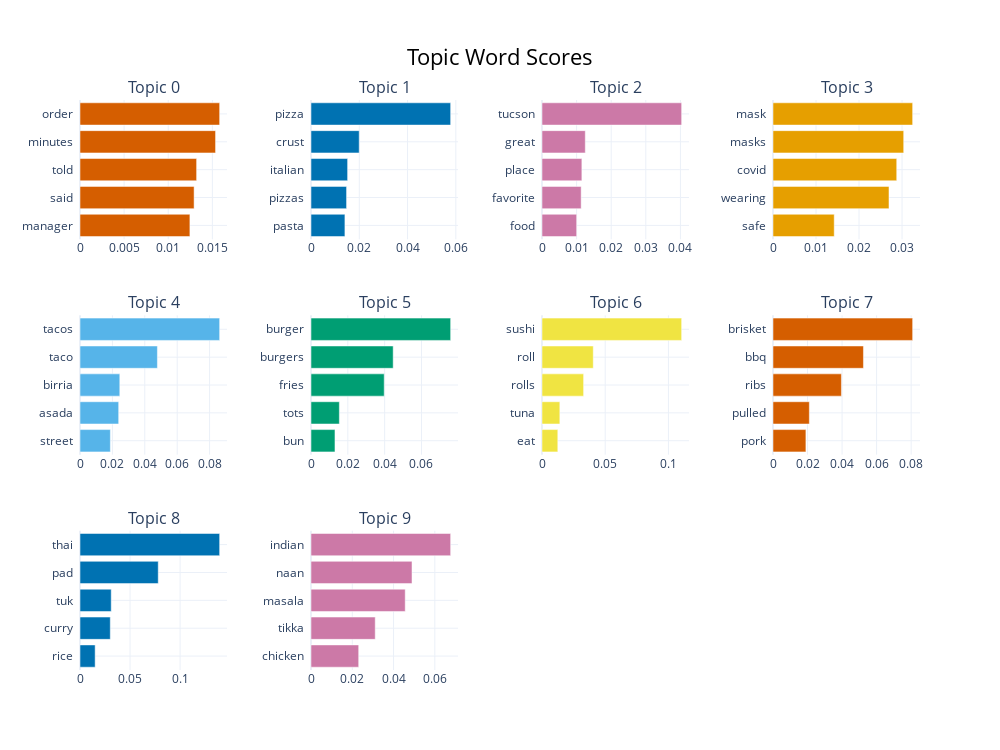

The cell this chart's notebook holds for it:
### Code cell
# Cell 4  - Visualize the most relevant words for the top 10 topics
#Now that the BERTopic model has been successfully trained, let's visualize the most relevant words for the top 10 topics.

# Generate the barchart visualization for the top 10 topics
fig = topic_model.visualize_barchart(top_n_topics=10)
fig.show()

### Figure 1 — Plotly figure (JSON) as saved in the notebook; plotly's stock layout.template omitted (floating-point values rounded to 4 significant figures)
{"data": [{"marker": {"color": "#D55E00"}, "orientation": "h", "type": "bar", "x": [0.01246, 0.01293, 0.01322, 0.01536, 0.01583], "xaxis": "x", "y": ["manager  ", "said  ", "told  ", "minutes  ", "order  "], "yaxis": "y"}, {"marker": {"color": "#0072B2"}, "orientation": "h", "type": "bar", "x": [0.01405, 0.01473, 0.01517, 0.01997, 0.05786], "xaxis": "x2", "y": ["pasta  ", "pizzas  ", "italian  ", "crust  ", "pizza  "], "yaxis": "y2"}, {"marker": {"color": "#CC79A7"}, "orientation": "h", "type": "bar", "x": [0.01002, 0.01132, 0.01152, 0.01251, 0.04036], "xaxis": "x3", "y": ["food  ", "favorite  ", "place  ", "great  ", "tucson  "], "yaxis": "y3"}, {"marker": {"color": "#E69F00"}, "orientation": "h", "type": "bar", "x": [0.01423, 0.02697, 0.02876, 0.03039, 0.03247], "xaxis": "x4", "y": ["safe  ", "wearing  ", "covid  ", "masks  ", "mask  "], "yaxis": "y4"}, {"marker": {"color": "#56B4E9"}, "orientation": "h", "type": "bar", "x": [0.01874, 0.02388, 0.02457, 0.04778, 0.08622], "xaxis": "x5", "y": ["street  ", "asada  ", "birria  ", "taco  ", "tacos  "], "yaxis": "y5"}, {"marker": {"color": "#009E73"}, "orientation": "h", "type": "bar", "x": [0.01302, 0.0154, 0.03976, 0.04463, 0.07584], "xaxis": "x6", "y": ["bun  ", "tots  ", "fries  ", "burgers  ", "burger  "], "yaxis": "y6"}, {"marker": {"color": "#F0E442"}, "orientation": "h", "type": "bar", "x": [0.0125, 0.01411, 0.03291, 0.04056, 0.1105], "xaxis": "x7", "y": ["eat  ", "tuna  ", "rolls  ", "roll  ", "sushi  "], "yaxis": "y7"}, {"marker": {"color": "#D55E00"}, "orientation": "h", "type": "bar", "x": [0.01906, 0.02105, 0.03962, 0.05238, 0.08088], "xaxis": "x8", "y": ["pork  ", "pulled  ", "ribs  ", "bbq  ", "brisket  "], "yaxis": "y8"}, {"marker": {"color": "#0072B2"}, "orientation": "h", "type": "bar", "x": [0.01514, 0.03027, 0.0312, 0.07818, 0.1395], "xaxis": "x9", "y": ["rice  ", "curry  ", "tuk  ", "pad  ", "thai  "], "yaxis": "y9"}, {"marker": {"color": "#CC79A7"}, "orientation": "h", "type": "bar", "x": [0.02311, 0.03112, 0.04565, 0.04895, 0.06767], "xaxis": "x10", "y": ["chicken  ", "tikka  ", "masala  ", "naan  ", "indian  "], "yaxis": "y10"}], "layout": {"annotations": [{"font": {"size": 16}, "showarrow": false, "text": "Topic 0", "x": 0.0875, "xanchor": "center", "xref": "paper", "y": 1, "yanchor": "bottom", "yref": "paper"}, {"font": {"size": 16}, "showarrow": false, "text": "Topic 1", "x": 0.3625, "xanchor": "center", "xref": "paper", "y": 1, "yanchor": "bottom", "yref": "paper"}, {"font": {"size": 16}, "showarrow": false, "text": "Topic 2", "x": 0.6375, "xanchor": "center", "xref": "paper", "y": 1, "yanchor": "bottom", "yref": "paper"}, {"font": {"size": 16}, "showarrow": false, "text": "Topic 3", "x": 0.9125, "xanchor": "center", "xref": "paper", "y": 1, "yanchor": "bottom", "yref": "paper"}, {"font": {"size": 16}, "showarrow": false, "text": "Topic 4", "x": 0.0875, "xanchor": "center", "xref": "paper", "y": 0.6222, "yanchor": "bottom", "yref": "paper"}, {"font": {"size": 16}, "showarrow": false, "text": "Topic 5", "x": 0.3625, "xanchor": "center", "xref": "paper", "y": 0.6222, "yanchor": "bottom", "yref": "paper"}, {"font": {"size": 16}, "showarrow": false, "text": "Topic 6", "x": 0.6375, "xanchor": "center", "xref": "paper", "y": 0.6222, "yanchor": "bottom", "yref": "paper"}, {"font": {"size": 16}, "showarrow": false, "text": "Topic 7", "x": 0.9125, "xanchor": "center", "xref": "paper", "y": 0.6222, "yanchor": "bottom", "yref": "paper"}, {"font": {"size": 16}, "showarrow": false, "text": "Topic 8", "x": 0.0875, "xanchor": "center", "xref": "paper", "y": 0.2444, "yanchor": "bottom", "yref": "paper"}, {"font": {"size": 16}, "showarrow": false, "text": "Topic 9", "x": 0.3625, "xanchor": "center", "xref": "paper", "y": 0.2444, "yanchor": "bottom", "yref": "paper"}], "height": 750, "hoverlabel": {"bgcolor": "white", "font": {"family": "Rockwell", "size": 16}}, "showlegend": false, "title": {"font": {"color": "Black", "size": 22}, "text": "Topic Word Scores", "x": 0.5, "xanchor": "center", "yanchor": "top"}, "width": 1000, "xaxis": {"anchor": "y", "autorange": true, "domain": [0, 0.175], "range": [0, 0.01666], "showgrid": true, "type": "linear"}, "xaxis10": {"anchor": "y10", "autorange": true, "domain": [0.275, 0.45], "range": [0, 0.07123], "showgrid": true, "type": "linear"}, "xaxis11": {"anchor": "y11", "domain": [0.55, 0.725], "showgrid": true}, "xaxis12": {"anchor": "y12", "domain": [0.825, 1], "showgrid": true}, "xaxis2": {"anchor": "y2", "autorange": true, "domain": [0.275, 0.45], "range": [0, 0.0609], "showgrid": true, "type": "linear"}, "xaxis3": {"anchor": "y3", "autorange": true, "domain": [0.55, 0.725], "range": [0, 0.04248], "showgrid": true, "type": "linear"}, "xaxis4": {"anchor": "y4", "autorange": true, "domain": [0.825, 1], "range": [0, 0.03417], "showgrid": true, "type": "linear"}, "xaxis5": {"anchor": "y5", "autorange": true, "domain": [0, 0.175], "range": [0, 0.09075], "showgrid": true, "type": "linear"}, "xaxis6": {"anchor": "y6", "autorange": true, "domain": [0.275, 0.45], "range": [0, 0.07983], "showgrid": true, "type": "linear"}, "xaxis7": {"anchor": "y7", "autorange": true, "domain": [0.55, 0.725], "range": [0, 0.1163], "showgrid": true, "type": "linear"}, "xaxis8": {"anchor": "y8", "autorange": true, "domain": [0.825, 1], "range": [0, 0.08513], "showgrid": true, "type": "linear"}, "xaxis9": {"anchor": "y9", "autorange": true, "domain": [0, 0.175], "range": [0, 0.1469], "showgrid": true, "type": "linear"}, "yaxis": {"anchor": "x", "autorange": true, "domain": [0.7556, 1], "range": [-0.5, 4.5], "showgrid": true, "type": "category"}, "yaxis10": {"anchor": "x10", "autorange": true, "domain": [0, 0.2444], "range": [-0.5, 4.5], "showgrid": true, "type": "category"}, "yaxis11": {"anchor": "x11", "domain": [0, 0.2444], "showgrid": true}, "yaxis12": {"anchor": "x12", "domain": [0, 0.2444], "showgrid": true}, "yaxis2": {"anchor": "x2", "autorange": true, "domain": [0.7556, 1], "range": [-0.5, 4.5], "showgrid": true, "type": "category"}, "yaxis3": {"anchor": "x3", "autorange": true, "domain": [0.7556, 1], "range": [-0.5, 4.5], "showgrid": true, "type": "category"}, "yaxis4": {"anchor": "x4", "autorange": true, "domain": [0.7556, 1], "range": [-0.5, 4.5], "showgrid": true, "type": "category"}, "yaxis5": {"anchor": "x5", "autorange": true, "domain": [0.3778, 0.6222], "range": [-0.5, 4.5], "showgrid": true, "type": "category"}, "yaxis6": {"anchor": "x6", "autorange": true, "domain": [0.3778, 0.6222], "range": [-0.5, 4.5], "showgrid": true, "type": "category"}, "yaxis7": {"anchor": "x7", "autorange": true, "domain": [0.3778, 0.6222], "range": [-0.5, 4.5], "showgrid": true, "type": "category"}, "yaxis8": {"anchor": "x8", "autorange": true, "domain": [0.3778, 0.6222], "range": [-0.5, 4.5], "showgrid": true, "type": "category"}, "yaxis9": {"anchor": "x9", "autorange": true, "domain": [0, 0.2444], "range": [-0.5, 4.5], "showgrid": true, "type": "category"}}}
